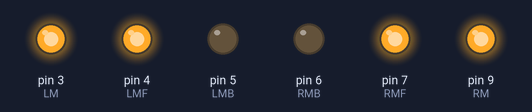
Simulated run of this sketch. Board: Arduino Uno, built with avr-gcc and run on an emulated ATmega328P. On the bench: output pins drawn as LEDs (lit = HIGH).

Above: at 3.0 s.
At 6.5 s:
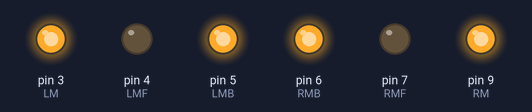
Timing chart, 0 to 8.1 s (numbered marks = the images above):
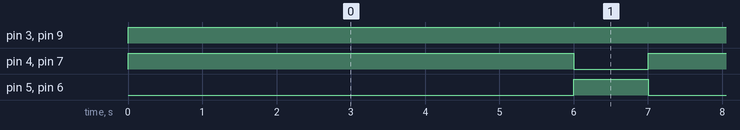

Measured:
- by itself, pin 3 (LM), pin 9 (RM): LOW → HIGH at 0.00 s
- by itself, pin 4 (LMF), pin 7 (RMF): alternates HIGH for 6.0 s and LOW for 1.0 s
- by itself, pin 5 (LMB), pin 6 (RMB): alternates HIGH for 1.0 s and LOW for 6.0 s

The sketch:

motors_motion.ino
```cpp
int LM  = 3;  // Left motors (ENA)
int LMF = 4;  // Left motors Forward (IN1)
int LMB = 5;  // Left motors Backward (IN2)
int RMB = 6;  // Right motors Backward (IN3)
int RMF = 7;  // Right motors Forward (IN4)
int RM  = 9;  // Right motors (ENB)


void setup() {
  // set of all the motor control pins to outputs
  pinMode (LM,  OUTPUT);
  pinMode (LMF, OUTPUT);
  pinMode (LMB, OUTPUT);
  pinMode (RMB, OUTPUT);
  pinMode (RMF, OUTPUT);
  pinMode (RM,  OUTPUT);


}

// Function to make the robot move forward for 5 seconds
void forward()
{
  analogWrite (LM, 255);
  analogWrite (RM, 255);

  analogWrite (LMF, 255);
  analogWrite (LMB,   0);
  analogWrite (RMB,   0);
  analogWrite (RMF, 255);
  delay(5000);
}

//Function to make the robot move backward for 5 seconds
void backward()
{
  analogWrite (LM, 255);
  analogWrite (RM, 255);

  analogWrite (LMF,   0);
  analogWrite (LMB, 255);
  analogWrite (RMB, 255);
  analogWrite (RMF,   0);
}
void loop() {
  // put your main code here, to run repeatedly:

  // robot is moving forward
  forward();
  delay(1000);
  // robot is moving backward
  backward();
  delay(1000);

}
```
